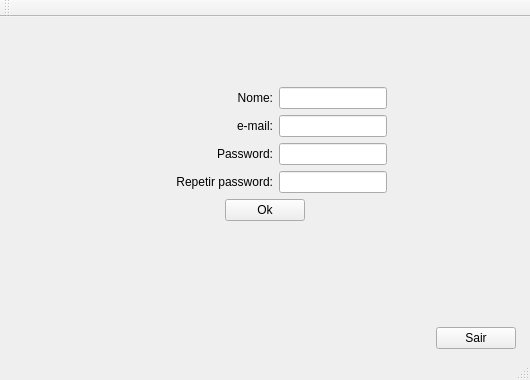
<?xml version="1.0" encoding="UTF-8"?>
<ui version="4.0">
 <class>MainWindow</class>
 <widget class="QMainWindow" name="MainWindow">
  <property name="geometry">
   <rect>
    <x>0</x>
    <y>0</y>
    <width>530</width>
    <height>380</height>
   </rect>
  </property>
  <property name="minimumSize">
   <size>
    <width>530</width>
    <height>380</height>
   </size>
  </property>
  <property name="maximumSize">
   <size>
    <width>530</width>
    <height>380</height>
   </size>
  </property>
  <property name="windowTitle">
   <string>Cadastrar Novo Usuário</string>
  </property>
  <property name="windowOpacity">
   <double>1.000000000000000</double>
  </property>
  <property name="tabShape">
   <enum>QTabWidget::Rounded</enum>
  </property>
  <property name="unifiedTitleAndToolBarOnMac">
   <bool>false</bool>
  </property>
  <widget class="QWidget" name="centralwidget">
   <layout class="QGridLayout" name="gridLayout">
    <item row="0" column="1">
     <spacer name="verticalSpacer_3">
      <property name="orientation">
       <enum>Qt::Vertical</enum>
      </property>
      <property name="sizeType">
       <enum>QSizePolicy::Expanding</enum>
      </property>
      <property name="sizeHint" stdset="0">
       <size>
        <width>20</width>
        <height>5</height>
       </size>
      </property>
     </spacer>
    </item>
    <item row="3" column="1">
     <spacer name="verticalSpacer">
      <property name="orientation">
       <enum>Qt::Vertical</enum>
      </property>
      <property name="sizeType">
       <enum>QSizePolicy::Expanding</enum>
      </property>
      <property name="sizeHint" stdset="0">
       <size>
        <width>20</width>
        <height>5</height>
       </size>
      </property>
     </spacer>
    </item>
    <item row="1" column="2">
     <spacer name="horizontalSpacer_11">
      <property name="orientation">
       <enum>Qt::Horizontal</enum>
      </property>
      <property name="sizeType">
       <enum>QSizePolicy::Fixed</enum>
      </property>
      <property name="sizeHint" stdset="0">
       <size>
        <width>5</width>
        <height>20</height>
       </size>
      </property>
     </spacer>
    </item>
    <item row="1" column="1">
     <layout class="QVBoxLayout" name="verticalLayout">
      <item>
       <layout class="QHBoxLayout" name="horizontalLayout">
        <item>
         <spacer name="horizontalSpacer">
          <property name="orientation">
           <enum>Qt::Horizontal</enum>
          </property>
          <property name="sizeType">
           <enum>QSizePolicy::Expanding</enum>
          </property>
          <property name="sizeHint" stdset="0">
           <size>
            <width>40</width>
            <height>20</height>
           </size>
          </property>
         </spacer>
        </item>
        <item>
         <widget class="QLabel" name="label_2">
          <property name="sizePolicy">
           <sizepolicy hsizetype="Fixed" vsizetype="Preferred">
            <horstretch>0</horstretch>
            <verstretch>0</verstretch>
           </sizepolicy>
          </property>
          <property name="minimumSize">
           <size>
            <width>130</width>
            <height>0</height>
           </size>
          </property>
          <property name="text">
           <string>Nome:</string>
          </property>
          <property name="alignment">
           <set>Qt::AlignRight|Qt::AlignTrailing|Qt::AlignVCenter</set>
          </property>
         </widget>
        </item>
        <item>
         <widget class="QLineEdit" name="txt_nome">
          <property name="sizePolicy">
           <sizepolicy hsizetype="Fixed" vsizetype="Fixed">
            <horstretch>0</horstretch>
            <verstretch>0</verstretch>
           </sizepolicy>
          </property>
         </widget>
        </item>
        <item>
         <spacer name="horizontalSpacer_4">
          <property name="orientation">
           <enum>Qt::Horizontal</enum>
          </property>
          <property name="sizeHint" stdset="0">
           <size>
            <width>40</width>
            <height>20</height>
           </size>
          </property>
         </spacer>
        </item>
       </layout>
      </item>
      <item>
       <layout class="QHBoxLayout" name="horizontalLayout_5">
        <item>
         <spacer name="horizontalSpacer_8">
          <property name="orientation">
           <enum>Qt::Horizontal</enum>
          </property>
          <property name="sizeType">
           <enum>QSizePolicy::Expanding</enum>
          </property>
          <property name="sizeHint" stdset="0">
           <size>
            <width>40</width>
            <height>20</height>
           </size>
          </property>
         </spacer>
        </item>
        <item>
         <widget class="QLabel" name="label_4">
          <property name="sizePolicy">
           <sizepolicy hsizetype="Fixed" vsizetype="Preferred">
            <horstretch>0</horstretch>
            <verstretch>0</verstretch>
           </sizepolicy>
          </property>
          <property name="minimumSize">
           <size>
            <width>130</width>
            <height>0</height>
           </size>
          </property>
          <property name="text">
           <string>e-mail:</string>
          </property>
          <property name="alignment">
           <set>Qt::AlignRight|Qt::AlignTrailing|Qt::AlignVCenter</set>
          </property>
         </widget>
        </item>
        <item>
         <widget class="QLineEdit" name="txt_email">
          <property name="sizePolicy">
           <sizepolicy hsizetype="Fixed" vsizetype="Fixed">
            <horstretch>0</horstretch>
            <verstretch>0</verstretch>
           </sizepolicy>
          </property>
         </widget>
        </item>
        <item>
         <spacer name="horizontalSpacer_9">
          <property name="orientation">
           <enum>Qt::Horizontal</enum>
          </property>
          <property name="sizeHint" stdset="0">
           <size>
            <width>40</width>
            <height>20</height>
           </size>
          </property>
         </spacer>
        </item>
       </layout>
      </item>
      <item>
       <layout class="QHBoxLayout" name="horizontalLayout_2">
        <item>
         <spacer name="horizontalSpacer_2">
          <property name="orientation">
           <enum>Qt::Horizontal</enum>
          </property>
          <property name="sizeType">
           <enum>QSizePolicy::Expanding</enum>
          </property>
          <property name="sizeHint" stdset="0">
           <size>
            <width>40</width>
            <height>20</height>
           </size>
          </property>
         </spacer>
        </item>
        <item>
         <widget class="QLabel" name="label">
          <property name="sizePolicy">
           <sizepolicy hsizetype="Fixed" vsizetype="Preferred">
            <horstretch>0</horstretch>
            <verstretch>0</verstretch>
           </sizepolicy>
          </property>
          <property name="minimumSize">
           <size>
            <width>130</width>
            <height>0</height>
           </size>
          </property>
          <property name="text">
           <string>Password:</string>
          </property>
          <property name="alignment">
           <set>Qt::AlignRight|Qt::AlignTrailing|Qt::AlignVCenter</set>
          </property>
         </widget>
        </item>
        <item>
         <widget class="QLineEdit" name="txt_password">
          <property name="sizePolicy">
           <sizepolicy hsizetype="Fixed" vsizetype="Fixed">
            <horstretch>0</horstretch>
            <verstretch>0</verstretch>
           </sizepolicy>
          </property>
         </widget>
        </item>
        <item>
         <spacer name="horizontalSpacer_5">
          <property name="orientation">
           <enum>Qt::Horizontal</enum>
          </property>
          <property name="sizeHint" stdset="0">
           <size>
            <width>40</width>
            <height>20</height>
           </size>
          </property>
         </spacer>
        </item>
       </layout>
      </item>
      <item>
       <layout class="QHBoxLayout" name="horizontalLayout_4">
        <item>
         <spacer name="horizontalSpacer_6">
          <property name="orientation">
           <enum>Qt::Horizontal</enum>
          </property>
          <property name="sizeType">
           <enum>QSizePolicy::Expanding</enum>
          </property>
          <property name="sizeHint" stdset="0">
           <size>
            <width>40</width>
            <height>20</height>
           </size>
          </property>
         </spacer>
        </item>
        <item>
         <widget class="QLabel" name="label_3">
          <property name="sizePolicy">
           <sizepolicy hsizetype="Fixed" vsizetype="Preferred">
            <horstretch>0</horstretch>
            <verstretch>0</verstretch>
           </sizepolicy>
          </property>
          <property name="minimumSize">
           <size>
            <width>130</width>
            <height>0</height>
           </size>
          </property>
          <property name="maximumSize">
           <size>
            <width>100</width>
            <height>16777215</height>
           </size>
          </property>
          <property name="text">
           <string>Repetir password:</string>
          </property>
          <property name="alignment">
           <set>Qt::AlignRight|Qt::AlignTrailing|Qt::AlignVCenter</set>
          </property>
         </widget>
        </item>
        <item>
         <widget class="QLineEdit" name="txt_password_2">
          <property name="sizePolicy">
           <sizepolicy hsizetype="Fixed" vsizetype="Fixed">
            <horstretch>0</horstretch>
            <verstretch>0</verstretch>
           </sizepolicy>
          </property>
         </widget>
        </item>
        <item>
         <spacer name="horizontalSpacer_7">
          <property name="orientation">
           <enum>Qt::Horizontal</enum>
          </property>
          <property name="sizeHint" stdset="0">
           <size>
            <width>40</width>
            <height>20</height>
           </size>
          </property>
         </spacer>
        </item>
       </layout>
      </item>
      <item>
       <layout class="QHBoxLayout" name="horizontalLayout_3">
        <property name="leftMargin">
         <number>40</number>
        </property>
        <property name="rightMargin">
         <number>40</number>
        </property>
        <item>
         <widget class="QPushButton" name="btn_ok">
          <property name="sizePolicy">
           <sizepolicy hsizetype="Fixed" vsizetype="Fixed">
            <horstretch>0</horstretch>
            <verstretch>0</verstretch>
           </sizepolicy>
          </property>
          <property name="text">
           <string>Ok</string>
          </property>
         </widget>
        </item>
       </layout>
      </item>
      <item>
       <spacer name="verticalSpacer_2">
        <property name="orientation">
         <enum>Qt::Vertical</enum>
        </property>
        <property name="sizeHint" stdset="0">
         <size>
          <width>20</width>
          <height>40</height>
         </size>
        </property>
       </spacer>
      </item>
     </layout>
    </item>
    <item row="1" column="0">
     <spacer name="horizontalSpacer_10">
      <property name="orientation">
       <enum>Qt::Horizontal</enum>
      </property>
      <property name="sizeType">
       <enum>QSizePolicy::Fixed</enum>
      </property>
      <property name="sizeHint" stdset="0">
       <size>
        <width>5</width>
        <height>20</height>
       </size>
      </property>
     </spacer>
    </item>
    <item row="4" column="1">
     <layout class="QHBoxLayout" name="horizontalLayout_6">
      <item>
       <spacer name="horizontalSpacer_3">
        <property name="orientation">
         <enum>Qt::Horizontal</enum>
        </property>
        <property name="sizeHint" stdset="0">
         <size>
          <width>40</width>
          <height>20</height>
         </size>
        </property>
       </spacer>
      </item>
      <item>
       <widget class="QPushButton" name="btn_sair">
        <property name="sizePolicy">
         <sizepolicy hsizetype="Fixed" vsizetype="Fixed">
          <horstretch>0</horstretch>
          <verstretch>0</verstretch>
         </sizepolicy>
        </property>
        <property name="text">
         <string>Sair</string>
        </property>
       </widget>
      </item>
     </layout>
    </item>
   </layout>
  </widget>
  <widget class="QMenuBar" name="menubar">
   <property name="geometry">
    <rect>
     <x>0</x>
     <y>0</y>
     <width>530</width>
     <height>21</height>
    </rect>
   </property>
  </widget>
  <widget class="QStatusBar" name="statusbar"/>
  <widget class="QToolBar" name="toolBar">
   <property name="windowTitle">
    <string>toolBar</string>
   </property>
   <attribute name="toolBarArea">
    <enum>TopToolBarArea</enum>
   </attribute>
   <attribute name="toolBarBreak">
    <bool>false</bool>
   </attribute>
  </widget>
 </widget>
 <tabstops>
  <tabstop>txt_nome</tabstop>
  <tabstop>txt_email</tabstop>
  <tabstop>txt_password</tabstop>
  <tabstop>txt_password_2</tabstop>
  <tabstop>btn_ok</tabstop>
 </tabstops>
 <resources/>
 <connections>
  <connection>
   <sender>txt_password</sender>
   <signal>returnPressed()</signal>
   <receiver>btn_ok</receiver>
   <slot>click()</slot>
   <hints>
    <hint type="sourcelabel">
     <x>250</x>
     <y>179</y>
    </hint>
    <hint type="destinationlabel">
     <x>256</x>
     <y>213</y>
    </hint>
   </hints>
  </connection>
 </connections>
</ui>
